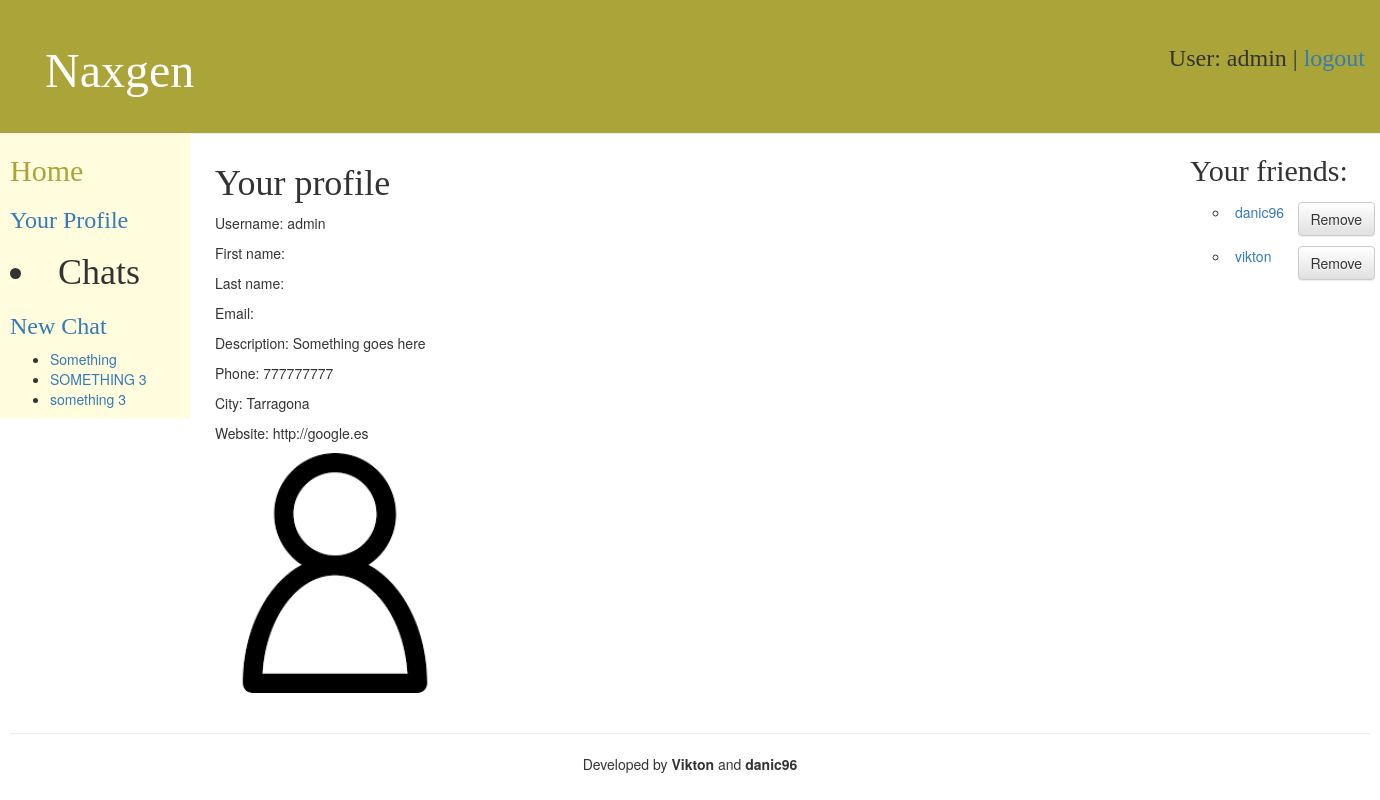
The app's page /messaging/profile/ (signed in) with its own data.
### messaging/models.py (models this page shows, shortened)
class User(AbstractUser):
    date = models.DateTimeField(default=timezone.now)
    friends = models.ManyToManyField("self", blank=True)
    groups = models.ManyToManyField('Group')
    description = models.TextField(default='')
    phone = models.TextField(default='')
    city = models.TextField(default='')
    website = models.TextField(default='')

class Group(models.Model):
    id = models.AutoField(primary_key=True)
    name = models.TextField(default="")
    members = models.ManyToManyField(User, blank=True)
    messages = models.ManyToManyField('GroupMessage')

### messaging/views.py (the view)
@login_required(login_url='/')
def view_profile(request, pk=None):
    if pk:
        user = User.objects.get(pk=pk)
    else:
        user = request.user
    args = {'user': user}
    return render(request, 'messaging/profile.html', args)

### messaging/templates/messaging/profile.html (shortened to what this page needs)
{% extends "messaging/base.html" %}
{% load staticfiles %}
{% block content %}
<div class="container">
    {% if user.username == request.user.username %}
        <h1>Your profile</h1>
    {% endif %}
    <p>Username: {{ user }}</p>
    <p>First name: {{ user.first_name }}</p>
    <p>Last name: {{ user.last_name }}</p>
    <p>Email: {{ user.email }}</p>
    <p>Description: {{ user.description }}</p>
    <p>Phone: {{ user.phone }}</p>
    <p>City: {{ user.city }}</p>
    <p>Website: {{ user.website }}</p>
    <img src="{% static "images/photo_profile_example.png" %}" width="240">
</div>
</div>
{% endblock %}

### messaging/templates/messaging/base.html (shortened to what this page needs)
{% load staticfiles %}
<!DOCTYPE html>
<html lang="en">
<head>
    <link rel="stylesheet" href="http://code.jquery.com/ui/1.11.4/themes/smoothness/jquery-ui.css" />
    <link rel="stylesheet" href="//maxcdn.bootstrapcdn.com/bootstrap/3.2.0/css/bootstrap.min.css">
    <link rel="stylesheet" href="//maxcdn.bootstrapcdn.com/bootstrap/3.2.0/css/bootstrap-theme.min.css">
    <link rel="stylesheet" href="{% static "style/base.css" %}" />
    <link rel="stylesheet" href="{% static "style/more.css" %}" />
</head>
<body>
<div id="header" class="page-header">
    {% block header %}
        <div id="wrapper">
            <div id="title">
                <h1><a href="/messaging/">Naxgen</a></h1>
            </div>
            <h3>
            {% if user.username %}
                <p>
                        User: {{ request.user.username }} | <a href="{% url 'logout' %}?next={{request.path}}">logout</a>
                </p>
            {% else %}
                <p>
                    <a href="{% url 'login' %}?next={{request.path}}">Login</a>
                    /
                    <a href="{% url 'messaging:user_create' %}">Register</a>
                </p>
            {% endif %}
            </h3>
        </div>
    {% endblock %}
</div>
<div id="wrapp_this">
<div class="max_height">
<div id="left-sidebar">
    {% block sidebar %}
            <h2><a href="/messaging/">Home</a></h2>
            {% if user.username %}
                <h3> <a href="{% url 'messaging:view_profile' %}">Your Profile</a></h3>
                <h1><li>Chats</li></h1>
                <h3><a href="{% url 'messaging:group_create' %}" >New Chat</a></h3>
                <ul>
                {% for group in user.groups.all %}
                    <li>
                        <a href="{% url 'messaging:group_detail' group.id %}" > {{ group.name }} </a>
                    </li>
                {% endfor %}
                </ul>
            {% endif %}
    {% endblock %}
</div>
<div id="right-sidebar">
    {% block sidebar2 %}
        {% if user.username %}
            <h2>Your friends:</h2>
                <ul>
                {% for friend in request.user.friends.all %}
                    <li type="circle">
                        <div id="wrapper">
                        <a href="{% url 'messaging:view_profile_with_pk' pk=friend.pk %} " >
                            {{ friend.username }}
                        </a>
                        <a href="{% url 'messaging:change_friend' operation='remove' pk=friend.pk %}" >
                            <button id="remove-button" type="button" class="btn btn-default">Remove</button>
                        </a>
                        </div>
                    </li>
                {% endfor %}
                </ul>
        {% endif %}
    {% endblock %}
</div>
<div id="content">
    {% block content %}{% endblock %}
</div>
</div>
<div id="footer">
    {% block footer %}<hr><div >Developed by <b>Vikton</b> and <b>danic96</b></div>{% endblock %}
</div>
</body>
</html>

### messaging/static/style/base.css (style rules this page uses)
#header { text-align: right; }
#content { margin-left: 190px; margin-right: 190px; padding: 10px; height: 90%; }
#left-sidebar { float: left; width: 190px; height: 100%; padding-left: 10px; background: #FFFDDD; }
#right-sidebar { float: right; width: 190px; height: 100%; padding-right: 10px; }
#footer { margin-top: auto; padding: 10px; text-align: center; float: bottom; }
.max_height { height: max-content; }
#wrapper { width: 100%; display: inline-block; margin: 5px; }
#remove-button { float: right; }

### messaging/static/style/more.css (style rules this page uses)
h1 a, h2 a { color: #AAA439; font-family: 'Lobster'; }
body, html { min-height: 100%; }
html { min-height: 100%; }
.page-header { background-color: #AAA439; margin-top: 0; margin-bottom: 0; padding: 20px 20px 20px 40px; }
#title { float: left; display: block; margin: 0; padding: 0; font-family: 'Pacifico', cursive; }
.page-header h1, .page-header h1 a, .page-header h1 a:visited, .page-header h1 a:active { color: #ffffff; font-size: 36pt; text-decoration: none; }
h1, h2, h3, h4 { font-family: 'Lobster', cursive; }

### records on screen
User: user.username "admin", username "admin", description "Something goes here", phone "777777777", city "Tarragona", website "http://google.es"
Group: name "Something"
Group: name "SOMETHING 3"
Group: name "something 3"
User: username "danic96"
User: username "vikton"
